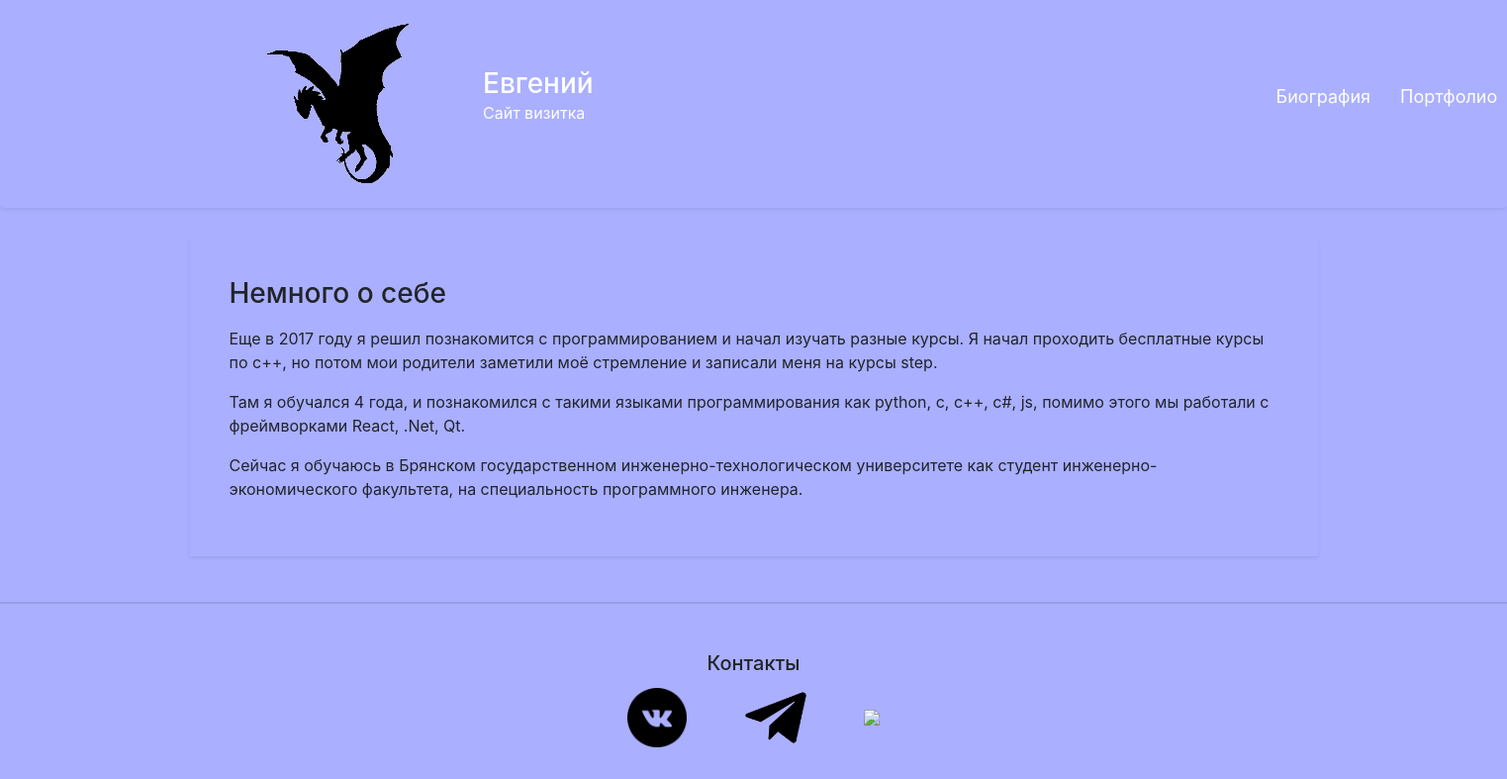
Before: /biography/ with the older database file.
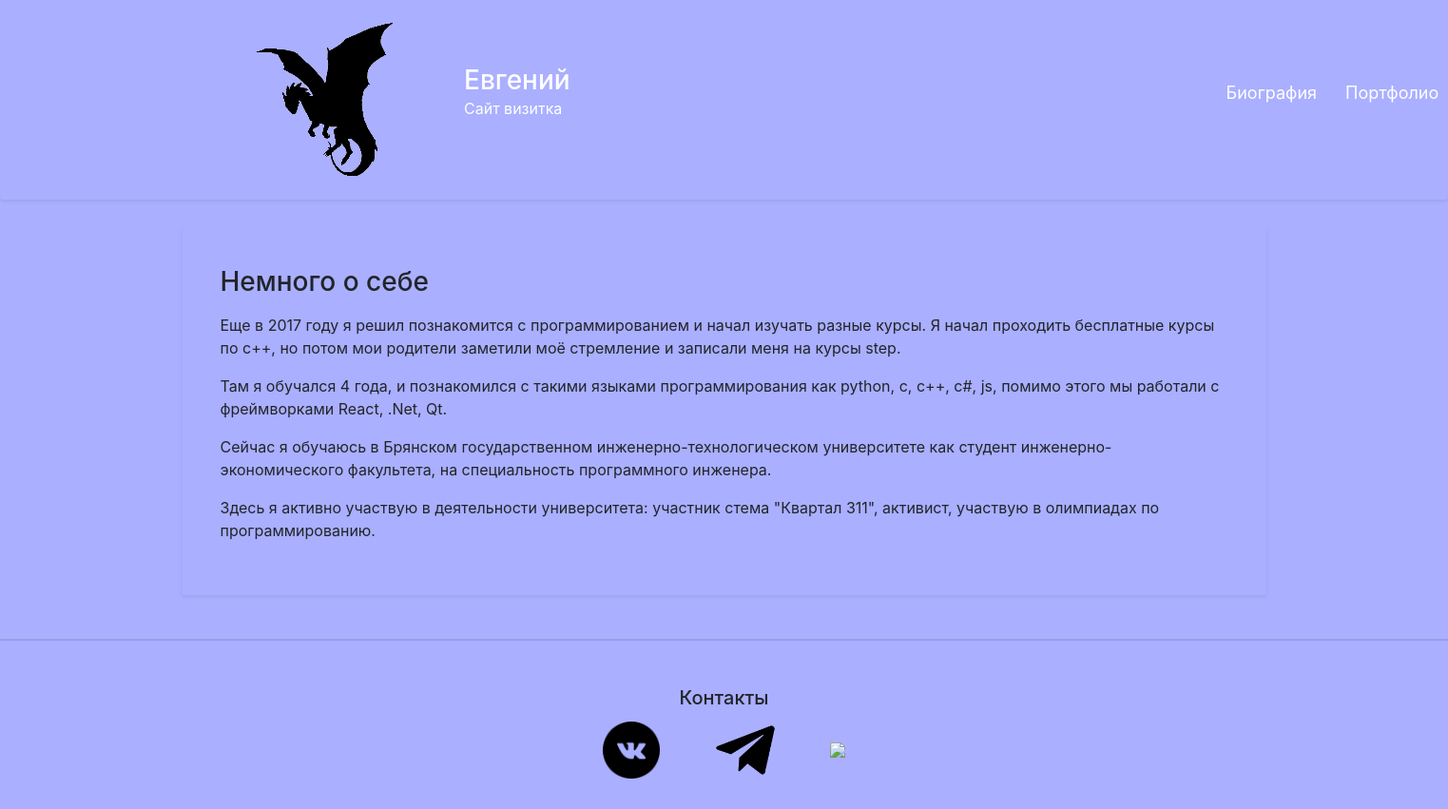
After: the same page with the newer database file.
### mainWindow/models.py (models this page shows)
class Biography(models.Model):
    title = models.CharField(max_length=255)
    text = models.TextField()

### mainWindow/views.py (the view)
# urls.py: path("biography/", views.sheet_biography, name="biography"),
def sheet_biography(request):
    data = {
        "title": "Биография",
        "biography": Biography.objects.all(),
    }
    return render(request, "biography.html", data)

### mainWindow/templates/biography.html
{% extends 'include/main.html' %}
{% block main_section %}
    <h3>Немного о себе</h3>
    {% for bio in biography %}
        <p>{{ bio.text|linebreaks }}</p>
    {% endfor %}
{% endblock main_section %}

Changed rows visible on the page:
added Biography: text "Здесь я активно участвую в деятельности университета: участник стема \"Квартал 311\", активист, участвую в олимпиадах по программированию."
